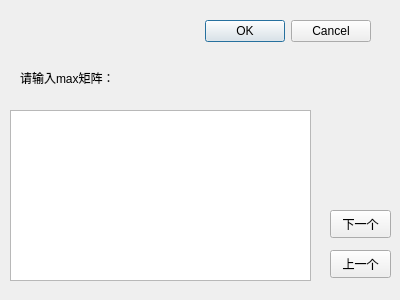
<?xml version="1.0" encoding="UTF-8"?>
<ui version="4.0">
 <class>InputMat</class>
 <widget class="QDialog" name="InputMat">
  <property name="geometry">
   <rect>
    <x>0</x>
    <y>0</y>
    <width>400</width>
    <height>300</height>
   </rect>
  </property>
  <property name="windowTitle">
   <string>Dialog</string>
  </property>
  <widget class="QDialogButtonBox" name="buttonBox">
   <property name="geometry">
    <rect>
     <x>30</x>
     <y>15</y>
     <width>341</width>
     <height>32</height>
    </rect>
   </property>
   <property name="orientation">
    <enum>Qt::Horizontal</enum>
   </property>
   <property name="standardButtons">
    <set>QDialogButtonBox::Cancel|QDialogButtonBox::Ok</set>
   </property>
  </widget>
  <widget class="QLabel" name="label">
   <property name="geometry">
    <rect>
     <x>20</x>
     <y>70</y>
     <width>201</width>
     <height>16</height>
    </rect>
   </property>
   <property name="text">
    <string>请输入max矩阵：</string>
   </property>
  </widget>
  <widget class="QStackedWidget" name="stackedWidget">
   <property name="geometry">
    <rect>
     <x>10</x>
     <y>90</y>
     <width>301</width>
     <height>201</height>
    </rect>
   </property>
   <property name="currentIndex">
    <number>2</number>
   </property>
   <widget class="QWidget" name="page_max">
    <widget class="QTableWidget" name="input_max">
     <property name="geometry">
      <rect>
       <x>0</x>
       <y>20</y>
       <width>301</width>
       <height>171</height>
      </rect>
     </property>
     <attribute name="horizontalHeaderStretchLastSection">
      <bool>true</bool>
     </attribute>
     <attribute name="verticalHeaderStretchLastSection">
      <bool>true</bool>
     </attribute>
    </widget>
   </widget>
   <widget class="QWidget" name="page_alloc">
    <widget class="QTableWidget" name="input_allocation">
     <property name="geometry">
      <rect>
       <x>0</x>
       <y>20</y>
       <width>301</width>
       <height>171</height>
      </rect>
     </property>
     <attribute name="horizontalHeaderStretchLastSection">
      <bool>true</bool>
     </attribute>
     <attribute name="verticalHeaderStretchLastSection">
      <bool>true</bool>
     </attribute>
    </widget>
   </widget>
   <widget class="QWidget" name="page_avai">
    <widget class="QTableWidget" name="input_available">
     <property name="geometry">
      <rect>
       <x>0</x>
       <y>20</y>
       <width>301</width>
       <height>171</height>
      </rect>
     </property>
     <attribute name="horizontalHeaderStretchLastSection">
      <bool>true</bool>
     </attribute>
     <attribute name="verticalHeaderStretchLastSection">
      <bool>true</bool>
     </attribute>
    </widget>
   </widget>
  </widget>
  <widget class="QWidget" name="widget" native="true">
   <property name="geometry">
    <rect>
     <x>330</x>
     <y>210</y>
     <width>61</width>
     <height>71</height>
    </rect>
   </property>
   <widget class="QPushButton" name="next">
    <property name="geometry">
     <rect>
      <x>0</x>
      <y>0</y>
      <width>61</width>
      <height>28</height>
     </rect>
    </property>
    <property name="text">
     <string>下一个</string>
    </property>
   </widget>
   <widget class="QPushButton" name="pre">
    <property name="geometry">
     <rect>
      <x>0</x>
      <y>40</y>
      <width>61</width>
      <height>28</height>
     </rect>
    </property>
    <property name="text">
     <string>上一个</string>
    </property>
   </widget>
  </widget>
 </widget>
 <resources/>
 <connections>
  <connection>
   <sender>buttonBox</sender>
   <signal>accepted()</signal>
   <receiver>InputMat</receiver>
   <slot>accept()</slot>
   <hints>
    <hint type="sourcelabel">
     <x>248</x>
     <y>254</y>
    </hint>
    <hint type="destinationlabel">
     <x>157</x>
     <y>274</y>
    </hint>
   </hints>
  </connection>
  <connection>
   <sender>buttonBox</sender>
   <signal>rejected()</signal>
   <receiver>InputMat</receiver>
   <slot>reject()</slot>
   <hints>
    <hint type="sourcelabel">
     <x>316</x>
     <y>260</y>
    </hint>
    <hint type="destinationlabel">
     <x>286</x>
     <y>274</y>
    </hint>
   </hints>
  </connection>
 </connections>
</ui>
